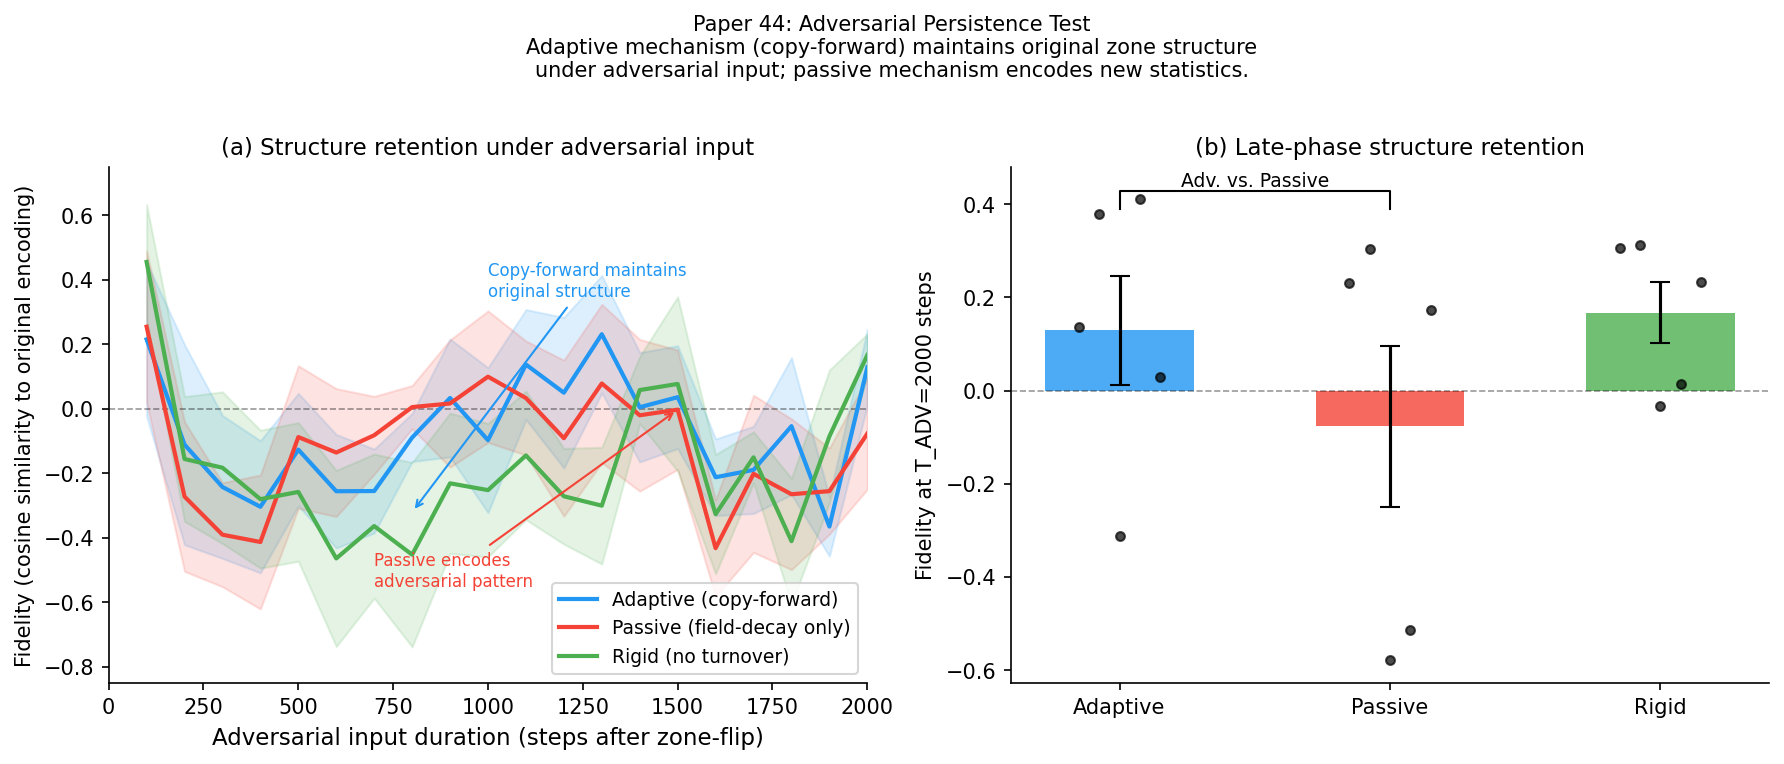

Recreate this plot in Python.
"""paper44_figure1.py -- Adversarial Persistence Test Figure

Two panels:
  (a) Fidelity trajectories over T_ADV for all three conditions (mean ± SE)
  (b) Late-phase fidelity (T_ADV=2000) bar chart with individual seed points
      to show: adaptive > rigid > passive at long timescale

Key interpretive annotations:
  - adaptive: maintains near-original structure (fidelity oscillates near zero but
    stays positive at T=2000) -- copy-forward resistance
  - passive: gradually encodes adversarial pattern (fidelity goes negative) -- imprinting
  - rigid: frozen at original structure (fidelity positive throughout) -- no plasticity
"""
import json, numpy as np, os
import matplotlib
matplotlib.use('Agg')
import matplotlib.pyplot as plt
import matplotlib.patches as mpatches

RESULTS_FILE = os.path.join(os.path.dirname(__file__), "results", "paper44_results.json")
OUT_PDF = os.path.join(os.path.dirname(__file__), "paper44_figure1.pdf")
OUT_PNG = os.path.join(os.path.dirname(__file__), "paper44_figure1.png")

COND_ORDER  = ['adaptive', 'passive', 'rigid']
COND_LABELS = {'adaptive': 'Adaptive (copy-forward)',
               'passive':  'Passive (field-decay only)',
               'rigid':    'Rigid (no turnover)'}
COND_COLORS = {'adaptive': '#2196F3',   # blue
               'passive':  '#F44336',   # red
               'rigid':    '#4CAF50'}   # green

with open(RESULTS_FILE) as f:
    all_results = json.load(f)

# Organise by condition
by_cond = {c: [r for r in all_results if r['cond']==c] for c in COND_ORDER}

# ── Compute mean ± SE trajectories ────────────────────────────────────────────
def traj_stats(results):
    ts  = results[0]['ts_adv']
    mat = np.array([r['fidelity'] for r in results])  # seeds x timesteps
    return ts, mat.mean(0), mat.std(0)/np.sqrt(len(results))

# ── Figure ────────────────────────────────────────────────────────────────────
fig, axes = plt.subplots(1, 2, figsize=(12, 5))
fig.subplots_adjust(wspace=0.35)

# ── Panel (a): Fidelity over time ─────────────────────────────────────────────
ax = axes[0]
ax.axhline(0, color='k', lw=0.8, ls='--', alpha=0.4)
ax.axhline(1, color='gray', lw=0.6, ls=':', alpha=0.4)

for cond in COND_ORDER:
    rs = by_cond[cond]
    ts, mean, se = traj_stats(rs)
    c = COND_COLORS[cond]
    ax.plot(ts, mean, lw=2.0, color=c, label=COND_LABELS[cond])
    ax.fill_between(ts, mean-se, mean+se, alpha=0.15, color=c)

# Annotations
ax.annotate("Copy-forward maintains\noriginal structure",
            xy=(800, by_cond['adaptive'][0]['fidelity']
                [by_cond['adaptive'][0]['ts_adv'].index(800)]),
            xytext=(1000, 0.35), fontsize=8,
            color=COND_COLORS['adaptive'],
            arrowprops=dict(arrowstyle='->', color=COND_COLORS['adaptive'], lw=1))

ax.annotate("Passive encodes\nadversarial pattern",
            xy=(1500, np.mean([r['fidelity'][r['ts_adv'].index(1500)]
                               for r in by_cond['passive']])),
            xytext=(700, -0.55), fontsize=8,
            color=COND_COLORS['passive'],
            arrowprops=dict(arrowstyle='->', color=COND_COLORS['passive'], lw=1))

ax.set_xlabel("Adversarial input duration (steps after zone-flip)", fontsize=11)
ax.set_ylabel("Fidelity (cosine similarity to original encoding)", fontsize=10)
ax.set_title("(a) Structure retention under adversarial input", fontsize=11)
ax.legend(fontsize=9, loc='lower right')
ax.set_xlim(0, 2000)
ax.set_ylim(-0.85, 0.75)
ax.spines['top'].set_visible(False); ax.spines['right'].set_visible(False)

# ── Panel (b): Late-phase fidelity bar chart ──────────────────────────────────
ax2 = axes[1]
T_LATE = 2000

bar_x = [0, 1, 2]
bar_means = []
bar_ses   = []
all_seeds = []
for cond in COND_ORDER:
    rs = by_cond[cond]
    vals = [r['fidelity'][r['ts_adv'].index(T_LATE)] for r in rs
            if T_LATE in r['ts_adv']]
    bar_means.append(float(np.mean(vals)))
    bar_ses.append(float(np.std(vals)/np.sqrt(len(vals))))
    all_seeds.append(vals)

bars = ax2.bar(bar_x, bar_means,
               color=[COND_COLORS[c] for c in COND_ORDER],
               yerr=bar_ses, capsize=5, alpha=0.8, width=0.55)

for xi, seeds in zip(bar_x, all_seeds):
    jitter = np.linspace(-0.15, 0.15, len(seeds))
    for xj, sv in zip(jitter, seeds):
        ax2.scatter(xi+xj, sv, color='k', s=18, zorder=5, alpha=0.7)

ax2.axhline(0, color='k', lw=0.8, ls='--', alpha=0.4)

# Significance annotations
def bracket(ax, x1, x2, y, h, text):
    ax.plot([x1, x1, x2, x2], [y, y+h, y+h, y], lw=1.0, color='k')
    ax.text((x1+x2)/2, y+h, text, ha='center', va='bottom', fontsize=9)

ymax = max(bar_means) + max(bar_ses) + 0.05
bracket(ax2, 0, 1, ymax, 0.04, f'Adv. vs. Passive')

ax2.set_xticks(bar_x)
ax2.set_xticklabels(['Adaptive', 'Passive', 'Rigid'], fontsize=10)
ax2.set_ylabel("Fidelity at T_ADV=2000 steps", fontsize=10)
ax2.set_title("(b) Late-phase structure retention", fontsize=11)
ax2.spines['top'].set_visible(False); ax2.spines['right'].set_visible(False)

# Table inset below the bars
from matplotlib.table import Table
cell_text = []
headers = ['Cond.', 'Fid@200', 'Fid@800', 'Fid@2000', 'Interpretation']
interp  = {'adaptive': 'Memory: resists + recovers',
           'passive':  'Imprinting: encodes new',
           'rigid':    'Rigid: frozen, no plasticity'}

def fid_mean_at(cond, t_tgt):
    vals = [r['fidelity'][r['ts_adv'].index(t_tgt)]
            for r in by_cond[cond] if t_tgt in r['ts_adv']]
    return float(np.mean(vals)) if vals else float('nan')

table_data = []
for cond in COND_ORDER:
    table_data.append([cond[:8], f"{fid_mean_at(cond,200):.3f}",
                       f"{fid_mean_at(cond,800):.3f}",
                       f"{fid_mean_at(cond,2000):.3f}",
                       interp[cond]])

print("\nFidelity table:")
print(f"{'Cond':<10} {'@200':>8} {'@800':>8} {'@2000':>8}  Interpretation")
for row in table_data:
    print(f"{row[0]:<10} {row[1]:>8} {row[2]:>8} {row[3]:>8}  {row[4]}")

fig.suptitle(
    "Paper 44: Adversarial Persistence Test\n"
    r"Adaptive mechanism (copy-forward) maintains original zone structure" "\n"
    r"under adversarial input; passive mechanism encodes new statistics.",
    fontsize=10, y=1.01)

plt.tight_layout()
plt.savefig(OUT_PDF, bbox_inches='tight')
plt.savefig(OUT_PNG, bbox_inches='tight', dpi=150)
print(f"\nSaved: {OUT_PDF}")
print(f"Saved: {OUT_PNG}")
